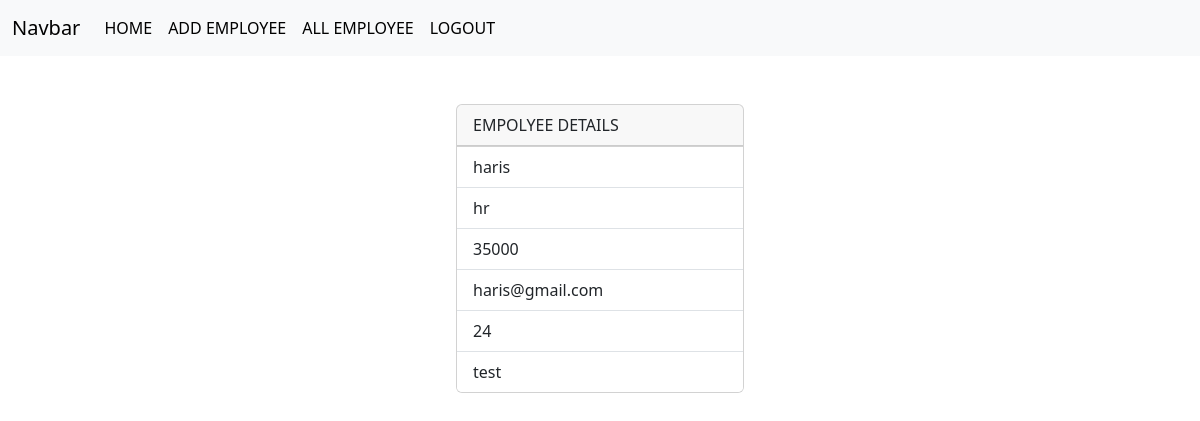
Before: /employees/3 (signed in) with the older database file.
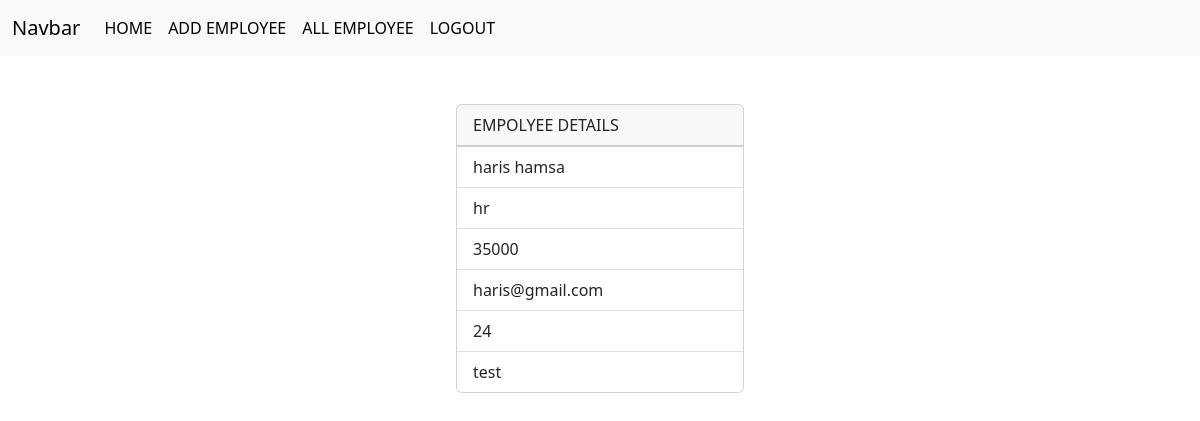
After: the same page with the newer database file.
### crm/models.py (models this page shows, shortened)
class Employees(models.Model):
    name=models.CharField(max_length=200)
    department=models.CharField(max_length=200)
    salary=models.PositiveSmallIntegerField()
    email=models.EmailField(unique=True)
    age=models.PositiveIntegerField()
    contact=models.CharField(max_length=200,null=True)
    profile_pic=models.ImageField(upload_to="images",null=True)
    dob=models.DateField(null=True,blank=True)

### crm/views.py (the view)
# urls.py: path("employees/<int:pk>",views.EmployeeeDetailView.as_view(),name="emp-details"),
@method_decorator(signin_required,name="dispatch")
class EmployeeeDetailView(View):
    def get(self,request,*args,**kwargs):
        id=kwargs.get("pk")
        qs=Employees.objects.get(id=id)
        return render(request,"emp_details.html",{"data":qs})

### crm/views.py (called while the page is built)
def signin_required(fn):
    def wrapper(request,*args,**kwargs):
        if not request.user.is_authenticated:
            messages.error(request,"invalid session")
            return redirect("signin")
        else:
            return fn(request,*args,**kwargs)
    return wrapper

### crm/templates/emp_details.html (shortened to what this page needs)
{%extends 'base.html'%}
{%block body_block%}
<div class="container d-flex justify-content-center mt-5">
    <div>
        <div class="card" style="width: 18rem;">
            <div class="card-header">
                EMPOLYEE DETAILS
            </div>
            <ul class="list-group list-group-flush">
              <li class="list-group-item">{{data.name}}</li>
              <li class="list-group-item">{{data.department}}</li>
              <li class="list-group-item">{{data.salary}}</li>
              <li class="list-group-item">{{data.email}}</li>
              <li class="list-group-item">{{data.age}}</li>
              <li class="list-group-item">{{data.contact}}</li>
            </ul>
          </div>
    </div>
</div>
{%endblock%}

Changed rows visible on the page:
changed Employees "hr": name "haris" → "haris hamsa"
